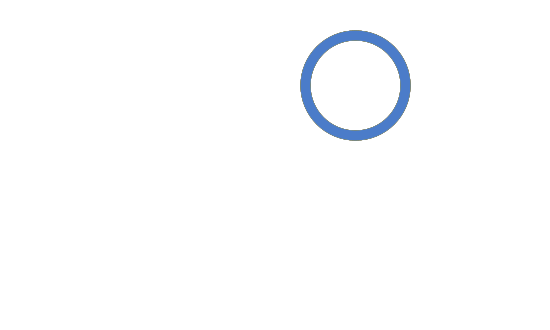
Frame 1 (no input)
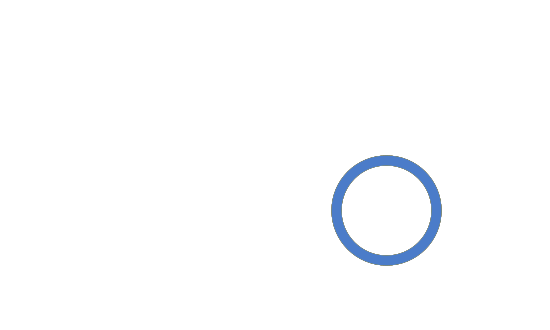
Frame 60 (the mouse pressed at the canvas centre just before this capture)
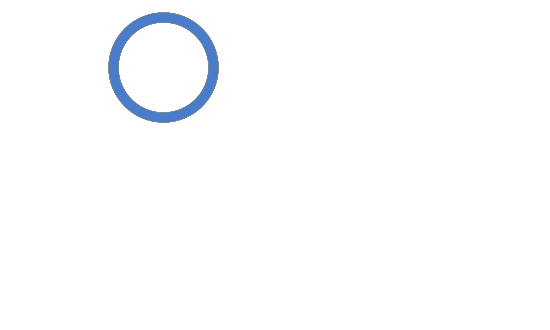
Frame 120 (the mouse held since frame 60 and released just before this capture)

The Processing sketch that drew these frames (run headless with seeded random() and noise(); from frame 60 on, the mouse is pressed at the canvas centre):

// Processing sketch: processing_68529
// ── processing_68529.pde

int aroY;
int aroX;

int r=0;
int v=0;
int az=0;
int n=0;
int am=0;

void setup(){
  size(550,330);
  smooth();
  background(255);
  
  

}

void draw(){
 // noLoop();
  
   aroX = int(random(550));
   aroY = int(random(330));
   
 
  
   background(255);
 
  strokeWeight(10);
  noFill();
  //stroke(#4B7CC9); //azul
  //ellipse(100,100,100,100);
  //stroke(#F7E450);//amarillo
  //ellipse(160,140,100,100);
 // stroke(#050505); //negro
  //ellipse(220,100,100,100);
  
  //ellipse(280,140,100,100);
  
  //ellipse(aroX,aroY,100,100);
  

 stroke(#CB2929);//rojo
if ((aroX!=340) && (aroY!=100) && r!=1){
  ellipse(aroX,aroY,100,100); 
}
else{
  ellipse(340,100,100,100);
  r=1;  
 }
 
 

 stroke(#337C28); //verde
 if ((aroX!=280) && (aroY!=140)&& v!=1){
  ellipse(aroX,aroY,100,100); 
}
else{
  ellipse(280,140,100,100);
  v=1; 
 }
 
 
 stroke(#050505); //negro
 if ((aroX!=220) && (aroY!=100) && n!=2){
   //stroke(#050505);
  ellipse(aroX,aroY,100,100); 
}
else{
  //stroke(#050505);
  ellipse(220,100,100,100);
  //ellipse(0,0,100,100);
  n=2; 
 }
 
 stroke(#F7E450); //amarillo
 if ((aroX!=160) && (aroY!=140)&& am!=1){
  ellipse(aroX,aroY,100,100); 
}
else{
  //stroke(#F7E450);
  ellipse(160,140,100,100);
  am=1; 
 }
 
 
  stroke(#4B7CC9); //azul
 if ((aroX!=100) && (aroY!=100)&& az!=1){
  ellipse(aroX,aroY,100,100); 
}
else{
  //stroke(#4B7CC9);
  ellipse(100,100,100,100);
  az=1; 
 }


}
